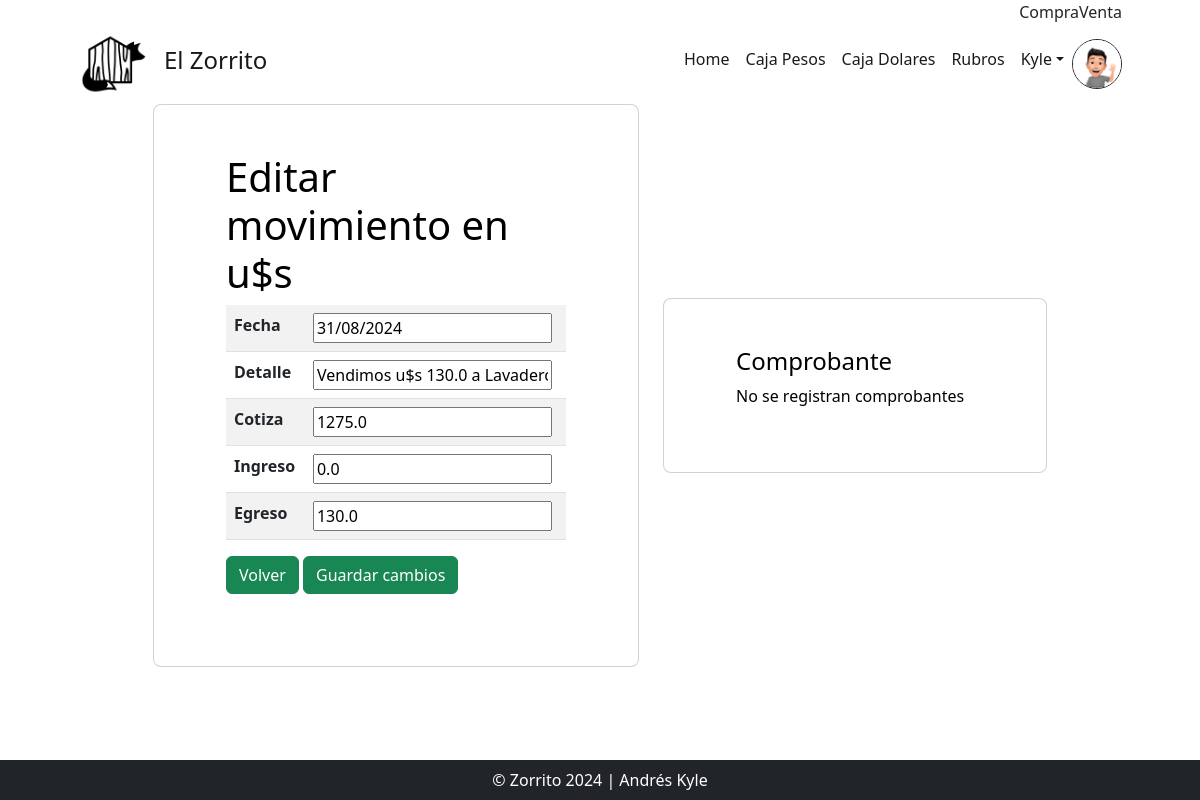
Page /dolares_update/48/ (signed in) on the committed database.
### users/models.py (models this page shows, shortened)
class Imagen(models.Model):
    user = models.OneToOneField(User, on_delete=models.CASCADE, null=True)
    imagen = models.ImageField(upload_to='avatares', null=True, blank = True)

### AppZorro/models.py (models this page shows)
class CajaDolares(models.Model):
    fecha = models.DateField(default=date.today)
    detalle = models.CharField(max_length=60)
    es_cambio = models.BooleanField(default=True)
    ingreso = models.FloatField(default=0)
    egreso = models.FloatField(default=0)
    cotiza = models.FloatField(default=DolarBlue.compra())
    obra = models.ForeignKey(Obra, null=True, on_delete=models.RESTRICT)
    autor = models.ForeignKey(settings.AUTH_USER_MODEL, on_delete=models.RESTRICT, null=True, blank=True, editable=False)
    action_time = models.DateTimeField(auto_now=True, editable=False)
    conecta = models.OneToOneField(CajaPesos, null=True, blank=True, on_delete=models.CASCADE)

### AppZorro/views.py (the view)
# urls.py: path("dolares_update/<int:pk>/", views.DolaresUpdateView.as_view(), name="EditarDolares"),
class DolaresUpdateView(LoginRequiredMixin, UpdateView):
    model = CajaDolares
    success_url = reverse_lazy("Dolares")
    fields = ['fecha', 'detalle', 'cotiza', 'ingreso', 'egreso']
    template_name = "AppZorro/CajaDolares_update.html"

### AppZorro/templates/AppZorro/CajaDolares_update.html (shortened to what this page needs)
{% extends 'AppZorro/base.html' %}
{% load static %}
{% block main %}
<div id="todo" class="row d-flex justify-content-center align-items-center h-100">
    <div class="col-xl-5">
        <div class="card rounded-3 text-black">
            <div class="card-body p-md-5 mx-md-4">
                <h3 class="display-6">Editar movimiento en u$s</h3>
                <form action="" method="POST" enctype="multipart/form-data">
                    <div data-mdb-input-init class="form-outline mb-4">
                        <table class="table table-striped">
                            <tbody>
                                <tr>
                                    <th scope="row">{{ form.fecha.label }}</th>
                                    <td>{{ form.fecha }}</td>
                                </tr>
                                <tr>
                                    <th scope="row">{{ form.detalle.label }}</th>
                                    <td>{{ form.detalle }}</td>
                                </tr>
                                <tr>
                                    <th scope="row">{{ form.cotiza.label }}</th>
                                    <td>{{ form.cotiza }}</td>
                                </tr>
                                <tr>
                                    <th scope="row">{{ form.ingreso.label }}</th>
                                    <td>{{ form.ingreso }}</td>
                                </tr>
                                <tr>
                                    <th scope="row">{{ form.egreso.label }}</th>
                                    <td>{{ form.egreso }}</td>
                                </tr>
                            </tbody>
                        </table>
                        <a class="btn btn-success btn-me" href="{% url 'Dolares' %}">Volver</a>
                        <input class="btn btn-success btn-me" type="submit" value="Guardar cambios">
                    </div>
                </form>
            </div>
        </div>
    </div>
    <div class="col-xl-4">
        <div class="card rounded-3 text-black">
            <div class="card-body p-md-5 mx-md-4">
                <h4 >Comprobante</h4>
                  {% if object.comprobante %}
                  <img src="{{object.comprobante.url}}" alt="" class="img-fluid"">
                  {% else %}
                    <p>No se registran comprobantes</p>
                  {% endif %}
            </div>
        </div>
    </div>
</div>
{% endblock main %}

### AppZorro/templates/AppZorro/base.html (shortened to what this page needs)
<!DOCTYPE html>
{% load static %}
<html lang="es">
    <head>
        <link href="https://cdn.jsdelivr.net/npm/bootstrap-icons@1.4.1/font/bootstrap-icons.css" rel="stylesheet" />
        <link href="{% static 'AppZorro/css/styles.css' %}" rel="stylesheet" />
    </head>
    <body class="h-100 bg-white ">
        <nav class="navbar navbar-expand-md p-0 navbar-success">
            <div class="container px-lg-5">
                <div class="collapse navbar-collapse" id="navbarSupportedContent">
                    <ul class="navbar-nav ms-auto mb-0 mb-lg-0">
                        <li class="nav-item">Compra {{dolar_compra}} </li>
                        <li class="nav-item">Venta {{dolar_venta}}</li>
                    </ul>
                </div>
            </div>
        </nav>
        <nav class="navbar navbar-expand-xl p-0 navbar-light navbar-gradient">
            <div class="container px-lg-5">
                <th><a class="navbar-brand" href="{% url 'Inicio' %}"><img src="{% static 'AppZorro/assets/img/logo.png' %}" alt="" height="70px"></a></th><a class="navbar-brand" href="{% url 'Inicio' %}"><h4 class="">El Zorrito</h4></a>
                <div class="collapse navbar-collapse" id="navbarSupportedContent">
                    <ul class="navbar-nav ms-auto mb-2 mb-lg-0">
                        <li class="nav-item"><a class="nav-link active" aria-current="page" href="{% url 'Inicio' %}">Home</a></li>
                        <li class="nav-item"><a class="nav-link active" aria-current="page" href="{% url 'Movimientos' %}">Caja Pesos</a></li>
                        <li class="nav-item"><a class="nav-link active" aria-current="page" href="{% url 'Dolares' %}">Caja Dolares</a></li>
                        <li class="nav-item"><a class="nav-link active" aria-current="page" href="{% url 'Rubros' %}">Rubros</a></li>
                        {% if request.user.is_authenticated %}
                            <li class="nav-item dropdown">
                            <a class="nav-link active dropdown-toggle" href="#" id="navbarDropdownMenuLink" data-bs-toggle="dropdown" aria-haspopup="true" aria-expanded="false">{{ request.user.username }}</a>
                            </li>
                            <img src="{{request.user.imagen.imagen.url}}" alt="" class="rounded-circle border border-dark" height="50px">
                        {% else %}
                        <li class="nav-item"><a class="nav-link active" href="{% url 'Login' %}">Acceder</a></li>
                        {% endif %}
                    </ul>
                </div>
            </div>
        </nav>
        {% block main %}
        {% endblock main %}
        <div class="fixed-bottom">
            <footer class="py-1 bg-dark">
                <div class="container"><p class="m-1 text-center text-white">&copy; Zorrito 2024 | Andrés Kyle</p></div>
            </footer>
        </div>
    </body>
</html>

### rows in the picture
CajaDolares: fecha "31/08/2024", detalle "Vendimos u$s 130.0 a Lavadero", cotiza "1275.0", ingreso "0.0", egreso "130.0"

### other values in the picture
{{ request.user.username }} "Kyle"
